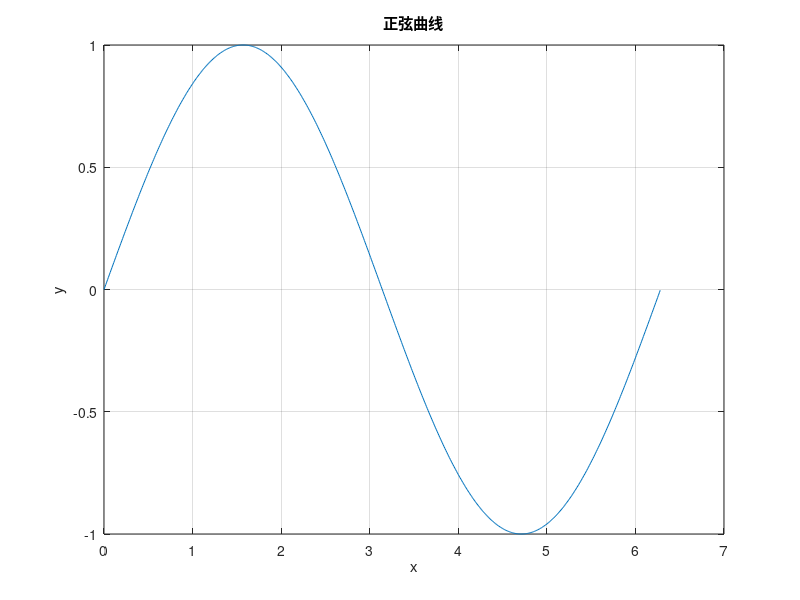
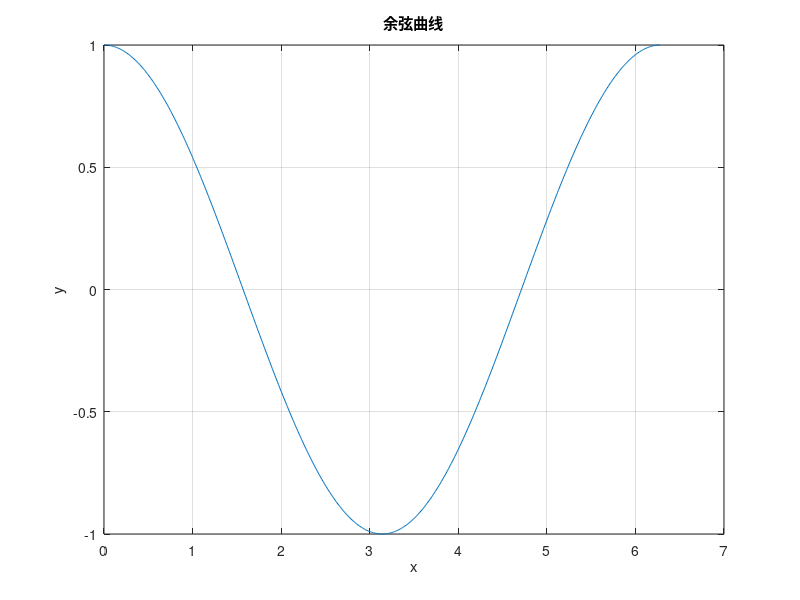
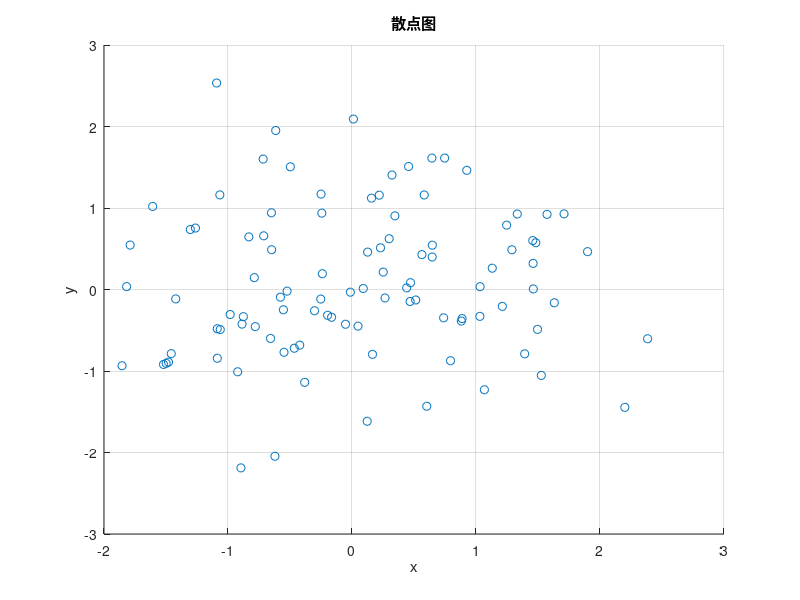

MATLAB code to generate these figures, in order:
% 第一个图形：正弦曲线
x1 = 0:0.01:2*pi;
y1 = sin(x1);
figure; % 创建一个新的图形窗口
plot(x1, y1);
title('正弦曲线');
xlabel('x');
ylabel('y');
grid on;

% 第二个图形：余弦曲线
x2 = 0:0.01:2*pi;
y2 = cos(x2);
figure; % 创建另一个新的图形窗口
plot(x2, y2);
title('余弦曲线');
xlabel('x');
ylabel('y');
grid on;

% 第三个图形：散点图
x3 = randn(1, 100);
y3 = randn(1, 100);
figure; % 创建第三个新的图形窗口
scatter(x3, y3);%用于创建散点图的命令
title('散点图');
xlabel('x');
ylabel('y');
grid on;